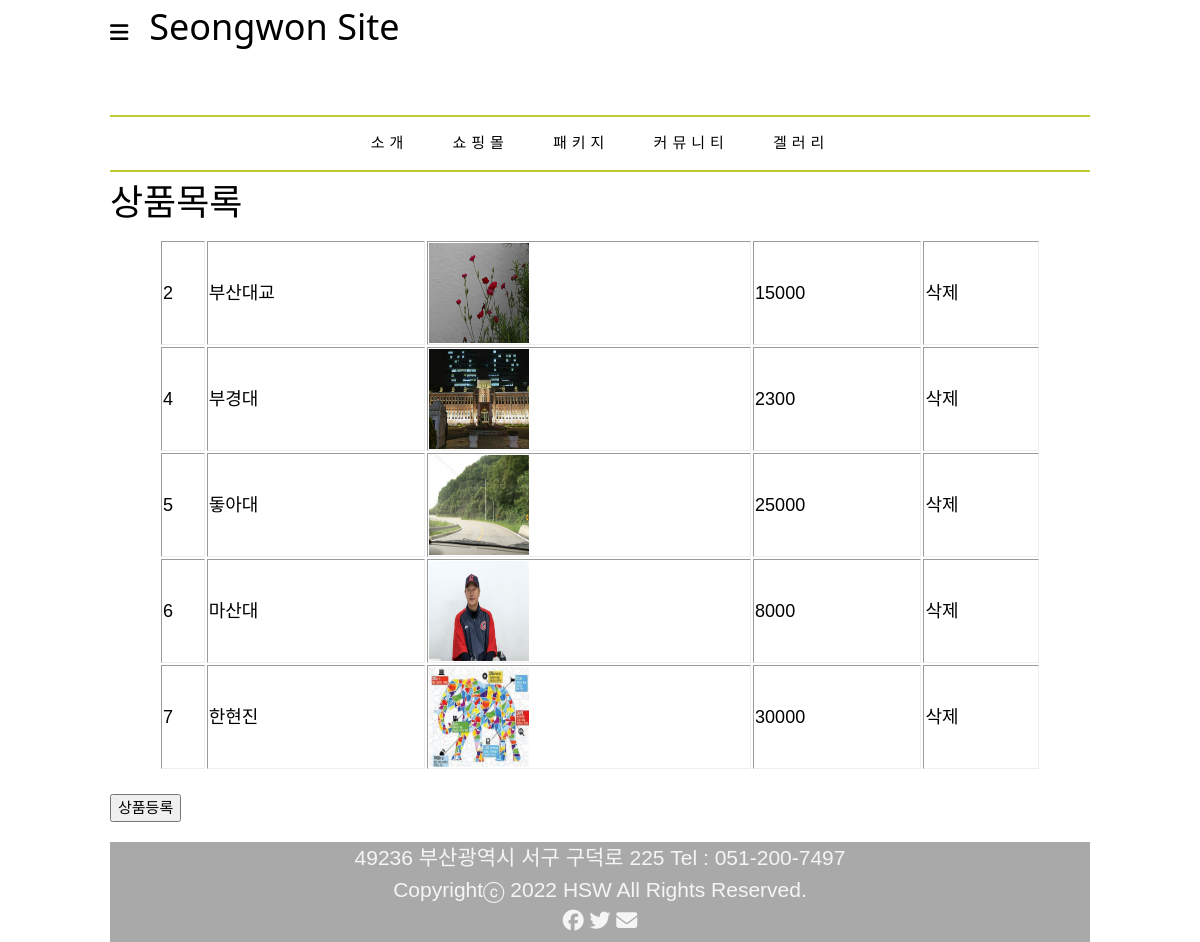
The app's page /product/ with its own data.
### product/models.py (models this page shows)
class Products(models.Model) :
    name = models.CharField(max_length=20)
    img = models.CharField(max_length=25)
    price = models.IntegerField()

### product/views.py (the view)
# urls.py: path('' , views.product, name='product'),
def product(request):
    p = Products.objects.all().values()
    return render(request, 'p_list.html', {'p': p})

### product/templates/p_list.html
{% extends 'base.html' %}
{% load static %}
{% block content %}
<h1> 상품목록 </h1>
<table border="1">
    {% for x in p %}
    <tr>
        <td><a href="update/{{x.id}}">{{x.id}}</a></td>
        <td>{{x.name}}</td>
        <td><img src="{% static './' %}{{x.img}}" style="width: 100px; height: 100px;"></td>
        <td>{{x.price}}</td>
        <td><a href="delete/{{ x.id }}">삭제</a></td>
    </tr>
    {% endfor %}
</table>
<br>
<button><a href="add/"> 상품등록 </a></button>
{% endblock %}

### app/templates/base.html (shortened to what this page needs)
{% load static %}
<!DOCTYPE html>
<html lang="en">
<head>
    <link rel="stylesheet" href="{% static 'mystyle.css' %}">
    <link rel="stylesheet" href="{% static 'w3.css' %}">
</head>
<body>
    {% include 'header.html' %}
    {% block content %}
    {% endblock %}
    {% include 'footer.html' %}
</body>
</html>

### app/templates/header.html (shortened to what this page needs)
<!DOCTYPE html>
<html lang="en">
<head>
</head>
<body>
    <header id="home">
        <i class="fa-solid fa-bars"></i>
        <a href="/"><h1> Seongwon Site</h1></a>
    </header>
    <nav>
        <ul>
            <li><a href="/">소개</a></li>
            <li><a href="/shop">쇼핑몰</a></li>
            <li><a href="/product">패키지</a></li>
            <li><a href="#">커뮤니티</a></li>
            <li><a href="#">겔러리</a></li>
        </ul>
    </nav>
</body>
</html>

### app/templates/footer.html
<footer>
    49236 부산광역시 서구 구덕로 225 Tel : 051-200-7497 <br>
    Copyrightⓒ 2022 HSW All Rights Reserved.
    <div class="sns">
      <a href="https://www.facebook.com/swhwang64"><i class="fa-brands fa-facebook"></i></a>
      <i class="fa-brands fa-twitter"></i>
      <i class="fa-sharp fa-solid fa-envelope"></i>
    </div>
 </footer>

### static/mystyle.css (style rules this page uses)
* { font-family: "맑은 고딕", Arial, Helvetica, sans-serif; line-height: 150%; }
body { margin-top: 20px; margin: 0 auto; max-width: 980px; }
ul { list-style-type: none; }
a { text-decoration: none; }
header h1 { display: inline; padding: 15px; }
nav ul { text-align: center; border-top: 2px solid #c0ca33; border-bottom: 2px solid #c0ca33; padding : 15px 10px; }
nav ul li { display: inline; padding: 15px 20px; letter-spacing: 5px; }
header, footer { height: 100px; font-size : 1.4em; }
nav { height: 50px; }
table { width: 90%; margin: 0 auto; font-size: 1.2em; border: 0px; }
footer { margin-top: 20px; background-color: darkgrey; color : whitesmoke; text-align: center; }

### static/w3.css (style rules this page uses)
*,*:before,*:after { box-sizing:inherit }
html { -ms-text-size-adjust:100%;-webkit-text-size-adjust:100% }
body { margin:0 }
article,aside,details,figcaption,figure,footer,header,main,menu,nav,section { display:block }
a { background-color:transparent }
img { border-style:none }
button,input,select,textarea,optgroup { font:inherit;margin:0 }
button,input { overflow:visible }
button,select { text-transform:none }
button,[type=button],[type=reset],[type=submit] { -webkit-appearance:button }
html,body { font-family:Verdana,sans-serif;font-size:15px;line-height:1.5 }
html { overflow-x:hidden }
h1 { font-size:36px }
h1,h2,h3,h4,h5,h6 { font-family:"Segoe UI",Arial,sans-serif;font-weight:400;margin:10px 0 }
img { vertical-align:middle }
a { color:inherit }

### app/templates/base.html (style rules this page uses)
body { max-width: 980px;; margin: auto; }

### records on screen
Products: id "2", name "부산대교", img (picture), price "15000"
Products: id "4", name "부경대", img (picture), price "2300"
Products: id "5", name "돟아대", img (picture), price "25000"
Products: id "6", name "마산대", img (picture), price "8000"
Products: id "7", name "한현진", img (picture), price "30000"
